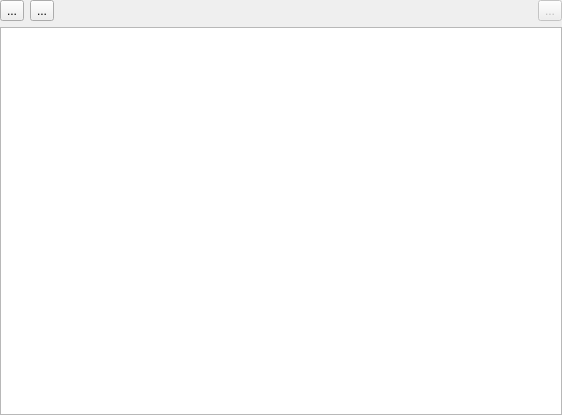
<?xml version="1.0" encoding="UTF-8"?>
<ui version="4.0">
 <class>QgsDigitizingGuideWidget</class>
 <widget class="QWidget" name="QgsDigitizingGuideWidget">
  <property name="geometry">
   <rect>
    <x>0</x>
    <y>0</y>
    <width>562</width>
    <height>415</height>
   </rect>
  </property>
  <property name="windowTitle">
   <string>Form</string>
  </property>
  <layout class="QGridLayout" name="gridLayout">
   <property name="leftMargin">
    <number>0</number>
   </property>
   <property name="topMargin">
    <number>0</number>
   </property>
   <property name="rightMargin">
    <number>0</number>
   </property>
   <property name="bottomMargin">
    <number>0</number>
   </property>
   <item row="0" column="0">
    <layout class="QHBoxLayout" name="horizontalLayout">
     <item>
      <widget class="QToolButton" name="mDistanceToPointsButton">
       <property name="toolTip">
        <string>Create point guide from distance to 2 points</string>
       </property>
       <property name="text">
        <string>...</string>
       </property>
       <property name="icon">
        <iconset resource="../../images/images.qrc">
         <normaloff>:/images/themes/default/mActionGuideDistanceToPoints.svg</normaloff>:/images/themes/default/mActionGuideDistanceToPoints.svg</iconset>
       </property>
      </widget>
     </item>
     <item>
      <widget class="QToolButton" name="mLineProlongationButton">
       <property name="text">
        <string>...</string>
       </property>
       <property name="icon">
        <iconset resource="../../images/images.qrc">
         <normaloff>:/images/themes/default/mActionGuideLineProlongation.svg</normaloff>:/images/themes/default/mActionGuideLineProlongation.svg</iconset>
       </property>
      </widget>
     </item>
     <item>
      <spacer name="horizontalSpacer">
       <property name="orientation">
        <enum>Qt::Horizontal</enum>
       </property>
       <property name="sizeHint" stdset="0">
        <size>
         <width>40</width>
         <height>20</height>
        </size>
       </property>
      </spacer>
     </item>
     <item>
      <widget class="QToolButton" name="mRemoveGuideButton">
       <property name="enabled">
        <bool>false</bool>
       </property>
       <property name="toolTip">
        <string>Remove Selected Guides</string>
       </property>
       <property name="text">
        <string>...</string>
       </property>
       <property name="icon">
        <iconset resource="../../images/images.qrc">
         <normaloff>:/images/themes/default/symbologyRemove.svg</normaloff>:/images/themes/default/symbologyRemove.svg</iconset>
       </property>
      </widget>
     </item>
    </layout>
   </item>
   <item row="1" column="0">
    <widget class="QTableView" name="mGuidesTable"/>
   </item>
  </layout>
 </widget>
 <resources>
  <include location="../../images/images.qrc"/>
 </resources>
 <connections/>
</ui>
